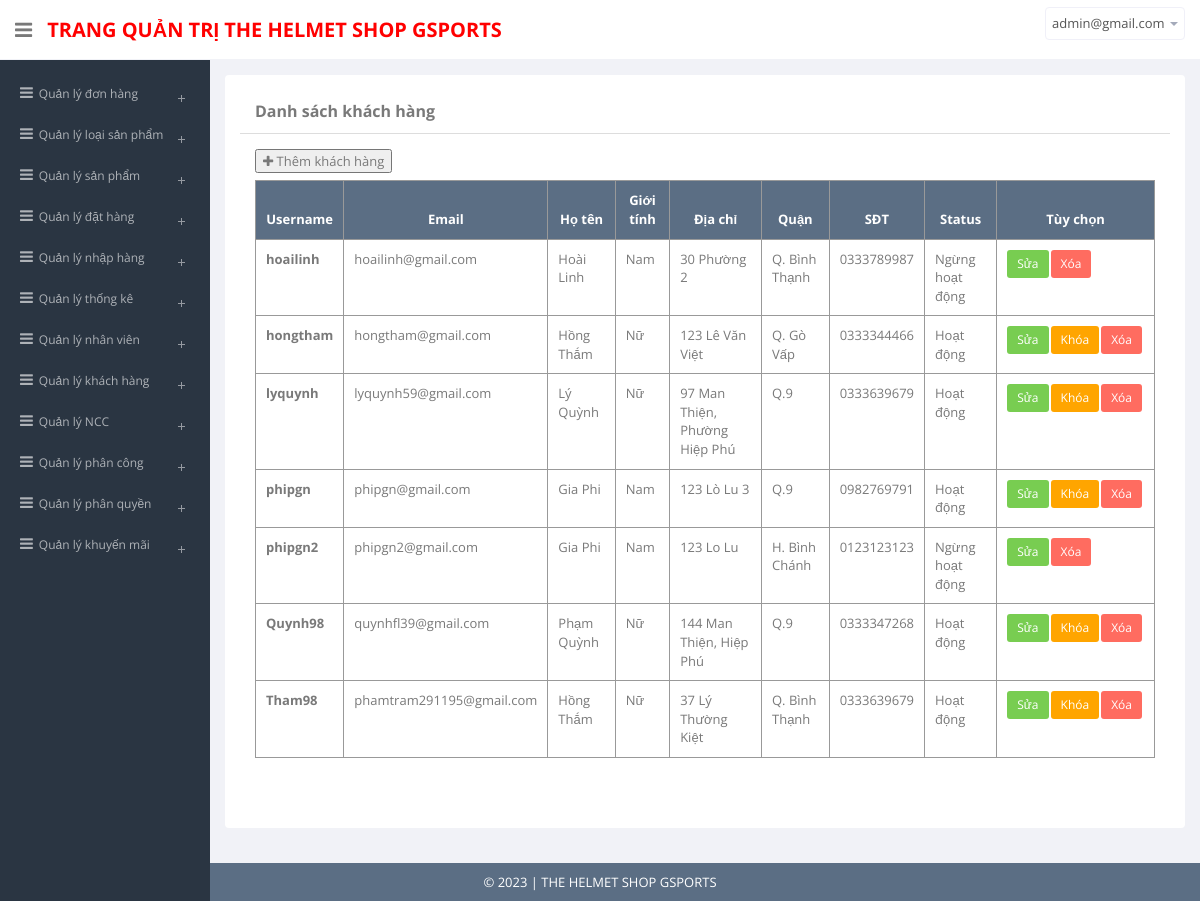
The app's page /admin/views/customers.php (signed in) with its own data.
### tables this page shows
CREATE TABLE `customers` (
  `id` int(12) NOT NULL,
  `username` varchar(12) NOT NULL,
  `email` varchar(50) NOT NULL,
  `password` varchar(12) NOT NULL,
  `name` varchar(50) NOT NULL,
  `gender` enum('Nam','Nữ') DEFAULT NULL,
  `address` varchar(100) NOT NULL,
  `district_code` varchar(20) NOT NULL,
  `phone` varchar(10) NOT NULL,
  `status` enum('0','1') NOT NULL COMMENT '0=Chưa kích hoạt\r\n1=Đã kích hoạt',
  `id_role` int(11) NOT NULL
);

CREATE TABLE `district` (
  `district_code` varchar(20) NOT NULL,
  `name` varchar(100) NOT NULL
);

### admin/model/BaseModel.php (called while the page is built, shortened)
<?php
class BaseModel{
    public $db;
    function __construct(){
        try{
            $this->db = new PDO('mysql:host=127.0.0.1:3306;dbname=helmet_shop','root','');
            $this->db->exec('SET NAMES UTF8');
        } catch(PDOException $e){
            echo "Lỗi: ".$e->getMessage();
            die;
        }
    }
    function setStatement($sql,$value = []){
        $stmt = $this->db->prepare($sql);
        return $stmt;
    }
    function loadMoreRows($sql,$value=[]){
        $stmt = $this->setStatement($sql,$value);
        $check = $stmt->execute();
        return $stmt->fetchAll(PDO::FETCH_OBJ);
    }
}
?>

### admin/model/UserModel.php (called while the page is built, shortened)
<?php
	include_once('..\model\BaseModel.php');
	class UserModel extends BaseModel {
		function getCustomers() {
			$sql="SELECT c.id,c.username,c.password,c.name,c.email,c.address,c.district_code,c.gender,c.phone,c.status,d.name AS district_name
			FROM customers c
			INNER JOIN district d ON c.district_code=d.district_code
			ORDER BY c.username";
			return  $this->loadMoreRows($sql);
		}
	}
?>

### admin/views/customers.php (the view, shortened to what this page needs)
<?php
	include_once($_SERVER["DOCUMENT_ROOT"].'\helmet_shop\admin\model\UserModel.php');
	$model=new UserModel;
	$customers=$model->getCustomers();
?>
<head>
    <?php include_once($_SERVER["DOCUMENT_ROOT"].'\helmet_shop\admin\views\common.php'); ?>
</head>
<body>
    <section id="container">
	<?php include_once('header.php')?>
	<?php if(isset($_SESSION['login_email'])) include_once('menu.php'); ?>
	<section id="main-content">
	<section class="wrapper">
    <div class="panel panel-body">
        <section class="content">
            <div class="panel panel-default">
				<div class="panel-heading">
					<b>Danh sách khách hàng</b>
				</div>
				<div class="panel-body">
				<button id='btnAddCustomer'><i class="fa fa-plus"></i> Thêm khách hàng</button><br/>
				<?php
					echo "<table class='table table-bordered table-hover'>";
					echo "<thead>";
					echo "<tr>";
					echo "<th style='text-align:center;'>Username</th>";
					echo "<th style='text-align:center;'>Email</th>";
					echo "<th style='text-align:center;'>Họ tên</th>";
					echo "<th style='text-align:center;'>Giới tính</th>";
					echo "<th style='text-align:center;'>Địa chỉ</th>";
					echo "<th style='text-align:center;'>Quận</th>";
					echo "<th style='text-align:center;'>SĐT</th>";
					echo "<th style='text-align:center;'>Status</th>";
					echo "<th style='text-align:center;'>Tùy chọn</th>";
					echo "</tr>";
					echo "</thead>";
					foreach ($customers as $c) {
						echo "<tr>";
						echo "<td><b>".$c->username."</b></td>";
						echo "<td>".$c->email."</td>";
						echo "<td>".$c->name."</td>";
						echo "<td>".$c->gender."</td>";
						echo "<td>".$c->address."</td>";
						echo "<td>".$c->district_name."</td>";
						echo "<td>".$c->phone."</td>";
						$status=($c->status==1)?"Hoạt động":"Ngừng hoạt động";
						echo "<td>".$status."</td>";
						echo "<td><span class='optionButtons'><button class='btn btn-sm btn-success btnEdit' username='$c->username' password='$c->password' email='$c->email' name='$c->name' gender='$c->gender' address='$c->address' district_code='$c->district_code' phone='$c->phone' status='$c->status'>Sửa</button>";
						if ($c->status==1)
							echo "<button username='$c->username' class='btn btn-sm btn-danger btnLock'>Khóa</button>";
						echo "<button id_customer='$c->id' username='$c->username' class='btn btn-sm btn-danger btnDelete'>Xóa</button>";
						echo "</span></td>";
						echo "</tr>";
					}
					echo "</table>";
				?>
				</div>
            </div>
        </section>
    </div>
</section>
</section>
<?php include_once('footer.php'); ?>
</section>
</body>
</html>

### admin/views/customers.php (style rules this page uses)
#btnAddCustomer { margin-bottom:7px; }

### records on screen
customers: username "hoailinh", email "hoailinh@gmail.com", name "Hoài Linh", gender "Nam", address "30 Phường 2", district_code.name "Q. Bình Thạnh", phone "0333789987", status "Ngừng hoạt động"
customers: username "hongtham", email "hongtham@gmail.com", name "Hồng Thắm", gender "Nữ", address "123 Lê Văn Việt", district_code.name "Q. Gò Vấp", phone "0333344466", status "Hoạt động"
customers: username "lyquynh", email "lyquynh59@gmail.com", name "Lý Quỳnh", gender "Nữ", address "97 Man Thiện, Phường Hiệp Phú", district_code.name "Q.9", phone "0333639679", status "Hoạt động"
customers: username "phipgn", email "phipgn@gmail.com", name "Gia Phi", gender "Nam", address "123 Lò Lu 3", district_code.name "Q.9", phone "0982769791", status "Hoạt động"
customers: username "phipgn2", email "phipgn2@gmail.com", name "Gia Phi", gender "Nam", address "123 Lo Lu", district_code.name "H. Bình Chánh", phone "0123123123", status "Ngừng hoạt động"
customers: username "Quynh98", email "quynhfl39@gmail.com", name "Phạm Quỳnh", gender "Nữ", address "144 Man Thiện, Hiệp Phú", district_code.name "Q.9", phone "0333347268", status "Hoạt động"
customers: username "Tham98", email "phamtram291195@gmail.com", name "Hồng Thắm", gender "Nữ", address "37 Lý Thường Kiệt", district_code.name "Q. Bình Thạnh", phone "0333639679", status "Hoạt động"

### other values on screen
SHOP_NAME "THE HELMET SHOP GSPORTS"
$_SESSION['login_email'] "admin@gmail.com"
$key "Quản lý đơn hàng"
$key "Quản lý loại sản phẩm"
$key "Quản lý sản phẩm"
$key "Quản lý đặt hàng"
$key "Quản lý nhập hàng"
$key "Quản lý thống kê"
$key "Quản lý nhân viên"
$key "Quản lý khách hàng"
$key "Quản lý NCC"
$key "Quản lý phân công"
$key "Quản lý phân quyền"
$key "Quản lý khuyến mãi"
